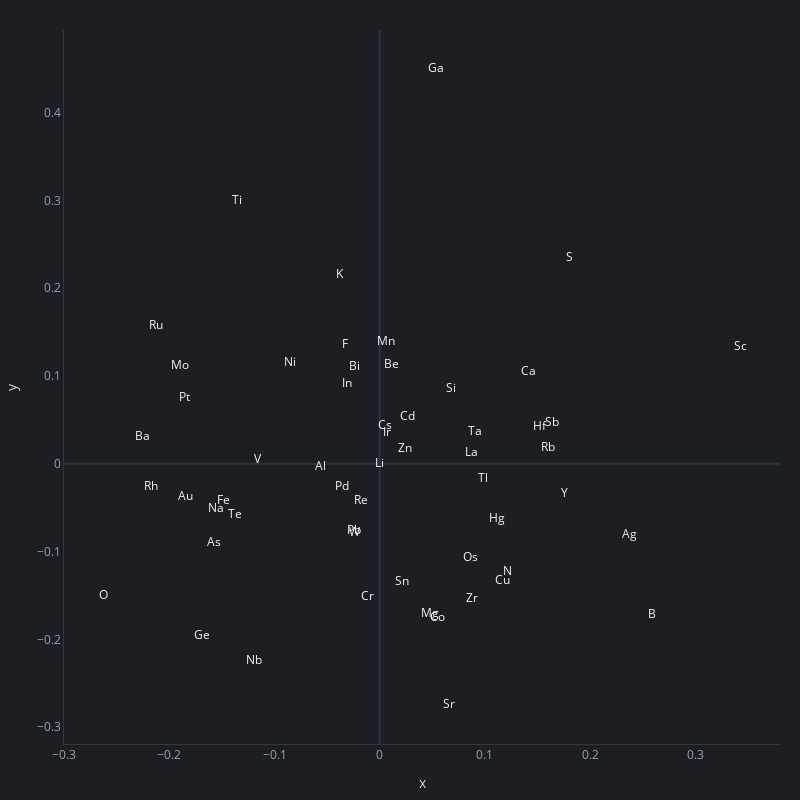

Here is the notebook cell this chart was saved with:
### Code cell
from umap import UMAP
from sklearn.decomposition import PCA
import plotly.express as px

# umap = UMAP(n_neighbors=10, metric='manhattan')
umap = PCA(n_components=2)
umap_df = spec_df.copy().T

umap_df[['x', 'y']] = umap.fit_transform(spec_df.T.values)

umap_df.columns = [str(c) for c in umap_df.columns]
px.scatter(umap_df.reset_index(), x='x', y='y', text='index', width=800, height=800, opacity=0)

### Figure 1 — Plotly figure (JSON) as saved in the notebook; plotly's stock layout.template omitted (floating-point values rounded to 4 significant figures)
{"data": [{"hovertemplate": "x=%{x}<br>y=%{y}<br>index=%{text}<extra></extra>", "legendgroup": "", "marker": {"color": "#00a0ec", "opacity": 0, "symbol": "circle"}, "mode": "markers+text", "name": "", "orientation": "v", "showlegend": false, "text": ["Li", "Be", "B", "N", "O", "F", "Na", "Mg", "Al", "Si", "S", "K", "Ca", "Sc", "Ti", "V", "Cr", "Mn", "Fe", "Co", "Ni", "Cu", "Zn", "Ga", "Ge", "As", "Rb", "Sr", "Y", "Zr", "Nb", "Mo", "Ru", "Rh", "Pd", "Ag", "Cd", "In", "Sn", "Sb", "Te", "Cs", "Ba", "La", "Hf", "Ta", "W", "Re", "Os", "Ir", "Pt", "Au", "Hg", "Tl", "Pb", "Bi"], "type": "scatter", "x": [1.104e-09, 0.01117, 0.2585, 0.1216, -0.2626, -0.03339, -0.1562, 0.04799, -0.05635, 0.06732, 0.1802, -0.03816, 0.1416, 0.3429, -0.1356, -0.116, -0.01175, 0.005954, -0.1491, 0.05492, -0.08583, 0.1169, 0.02373, 0.05382, -0.169, -0.1574, 0.1601, 0.06559, 0.1758, 0.08755, -0.1198, -0.1898, -0.2124, -0.218, -0.03607, 0.2378, 0.02664, -0.03088, 0.02131, 0.1635, -0.1374, 0.004999, -0.2261, 0.0874, 0.152, 0.09058, -0.02449, -0.01786, 0.08612, 0.007326, -0.1854, -0.1845, 0.1113, 0.09789, -0.02416, -0.02425], "xaxis": "x", "y": [1.9e-09, 0.1127, -0.1721, -0.1234, -0.151, 0.1356, -0.05192, -0.1713, -0.003704, 0.08466, 0.2347, 0.2152, 0.104, 0.1335, 0.2993, 0.004598, -0.1523, 0.1391, -0.04268, -0.1755, 0.1145, -0.1338, 0.01666, 0.4493, -0.1959, -0.09074, 0.01828, -0.2743, -0.03455, -0.1544, -0.2253, 0.1119, 0.1573, -0.02629, -0.02675, -0.08062, 0.05283, 0.09135, -0.1351, 0.0462, -0.05809, 0.04247, 0.0302, 0.01233, 0.04189, 0.03577, -0.07921, -0.04212, -0.1072, 0.0348, 0.07456, -0.03829, -0.0629, -0.01739, -0.0771, 0.1102], "yaxis": "y"}], "layout": {"height": 800, "legend": {"tracegroupgap": 0}, "width": 800, "xaxis": {"anchor": "y", "domain": [0, 1], "title": {"text": "x"}}, "yaxis": {"anchor": "x", "domain": [0, 1], "title": {"text": "y"}}}}
